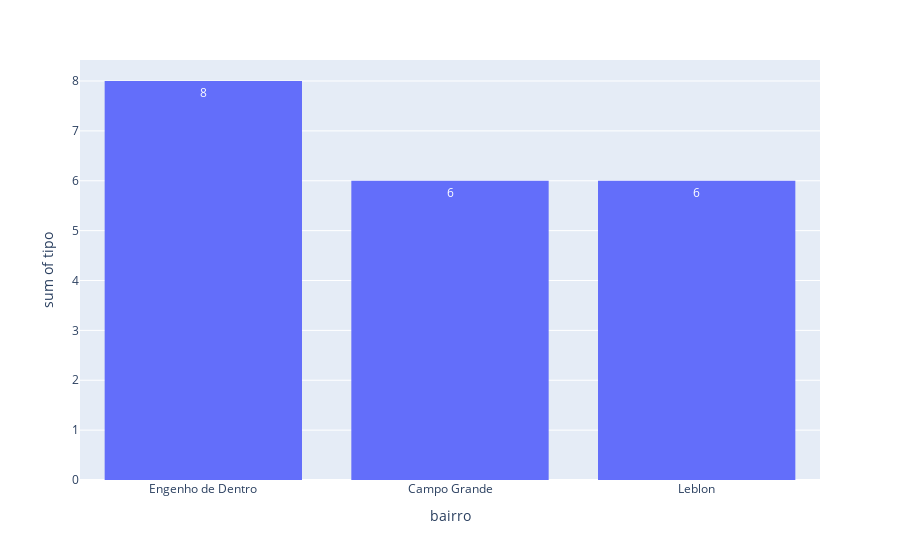

The notebook cell saved with this chart:
### Code cell
fig = px.histogram(bairro_com_mais_chamados, x="bairro", y='tipo', barmode='group', text_auto= True)
fig.update_layout(bargap=0.2)
fig.show()

### Figure 1 — Plotly figure (JSON) as saved in the notebook; plotly's stock layout.template omitted (floating-point values rounded to 4 significant figures)
{"data": [{"alignmentgroup": "True", "bingroup": "x", "histfunc": "sum", "hovertemplate": "bairro=%{x}<br>sum of tipo=%{y}<extra></extra>", "legendgroup": "", "marker": {"color": "#636efa", "pattern": {"shape": ""}}, "name": "", "offsetgroup": "", "orientation": "v", "showlegend": false, "texttemplate": "%{value}", "type": "histogram", "x": ["Engenho de Dentro", "Campo Grande", "Leblon"], "xaxis": "x", "y": [8, 6, 6], "yaxis": "y"}], "layout": {"bargap": 0.2, "barmode": "group", "legend": {"tracegroupgap": 0}, "margin": {"t": 60}, "xaxis": {"anchor": "y", "domain": [0, 1], "title": {"text": "bairro"}}, "yaxis": {"anchor": "x", "domain": [0, 1], "title": {"text": "sum of tipo"}}}}
